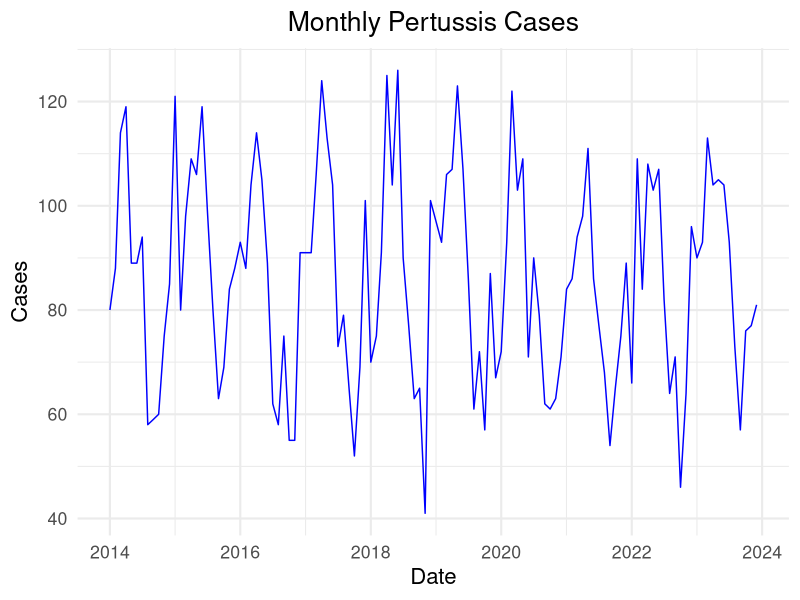
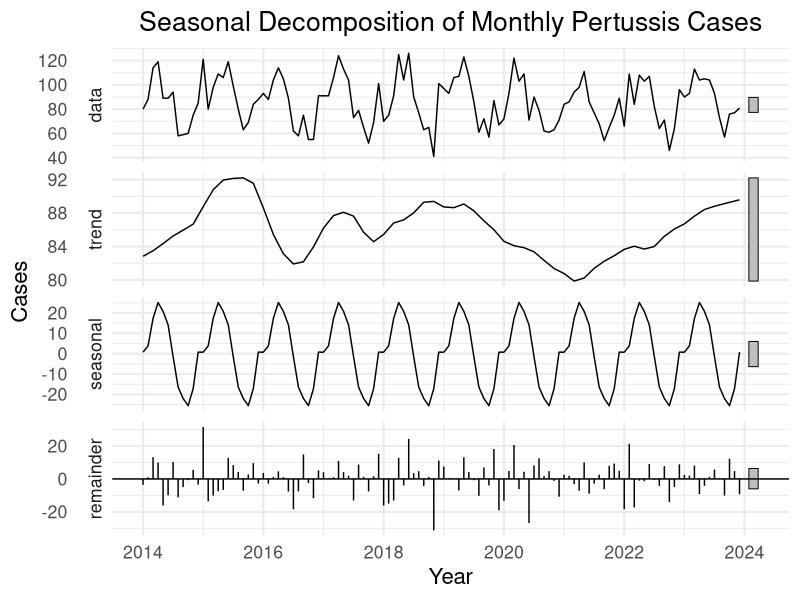
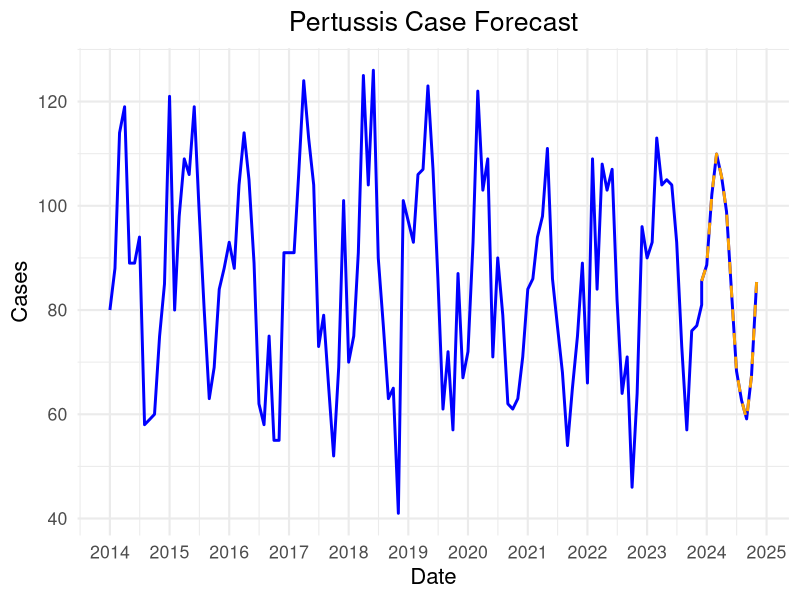
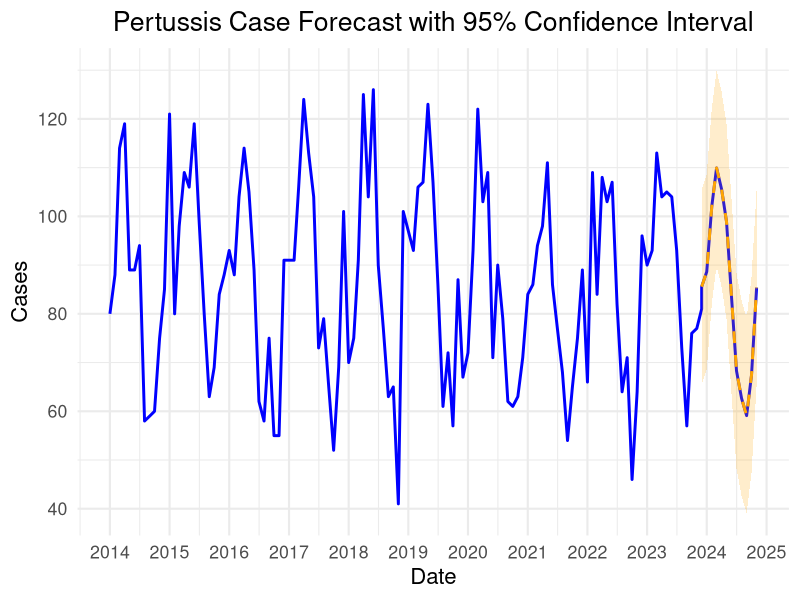

Generate these figures, in order, with R:
# Load necessary libraries
library(tidyverse)
library(lubridate)

# Step 1: Load the CSV file
linelist <- read.csv("Pertussis_Line_List.csv")  # Replace with your actual file path

# Step 2: Convert the 'datetime' column to Date format
linelist$datetime <- as.Date(linelist$datetime)

# Step 3: Resample the data to monthly totals
linelist_monthly <- linelist %>%
  mutate(month = floor_date(datetime, "month")) %>%  # Floor to the start of each month
  group_by(month) %>%
  summarize(cases = sum(cases, na.rm = TRUE))

# Step 4: Plot the monthly cases
ggplot(linelist_monthly, aes(x = month, y = cases)) +
  geom_line(color = "blue") +
  labs(title = "Monthly Pertussis Cases",
       x = "Date",
       y = "Cases") +
  theme_minimal(base_size = 16) +
  theme(plot.title = element_text(hjust = 0.5))

# Load necessary libraries
library(forecast)
library(ggplot2)

# Assuming 'linelist_monthly' is already set up with 'month' as the date column and 'cases' as the target column
# Convert the data to a time series object with a monthly frequency
cases_ts <- ts(linelist_monthly$cases, start = c(year(min(linelist_monthly$month)), month(min(linelist_monthly$month))), frequency = 12)

# Perform seasonal decomposition using STL
decomposition <- stl(cases_ts, s.window = "periodic")  # 'periodic' automatically detects seasonality

# Plot the decomposition
autoplot(decomposition) +
  ggtitle("Seasonal Decomposition of Monthly Pertussis Cases") +
  xlab("Year") + ylab("Cases") +
  theme_minimal(base_size = 16) +
  theme(plot.title = element_text(hjust = 0.5))

# Load necessary libraries
library(forecast)
library(tidyverse)

# Assuming 'cases_ts' is the monthly time series object created from 'linelist_monthly'
# Step 1: Perform seasonal decomposition
decomposition <- stl(cases_ts, s.window = "periodic")
trend <- na.omit(decomposition$time.series[, "trend"])  # Remove NAs from trend
seasonal <- decomposition$time.series[1:12, "seasonal"]  # Get one year of seasonality (assuming monthly data)

# Step 2: Fit a linear regression model to the trend component
X <- 1:length(trend)  # Time as predictor
trend_model <- lm(trend ~ X)

# Project the trend into the future (e.g., for 12 additional months)
future_days <- 12
future_X <- (length(trend) + 1):(length(trend) + future_days)
future_trend <- predict(trend_model, newdata = data.frame(X = future_X))

# Step 3: Extend the seasonality into the future
future_seasonal <- rep(seasonal, length.out = future_days)

# Step 4: Combine future trend and seasonal components to get the forecast
future_prediction <- future_trend + future_seasonal

# Step 5: Create a data frame for plotting or further analysis
future_dates <- seq(from = as.Date(paste0(year(max(linelist_monthly$month)), "-", month(max(linelist_monthly$month)), "-01")),
                    by = "month", length.out = future_days)
forecast_df <- data.frame(date = future_dates, cases = future_prediction)

# Print or plot the forecast
print(forecast_df)

# Load necessary library for plotting
library(ggplot2)

# Combine observed data and forecast into a single data frame for plotting
plot_data <- linelist_monthly %>%
  rename(date = month) %>%
  select(date, cases) %>%
  bind_rows(forecast_df)

# Plot the observed and forecasted cases
ggplot(plot_data, aes(x = date, y = cases)) +
  geom_line(color = "blue", size = 1, na.rm = TRUE) +         # Observed data
  geom_line(data = forecast_df, aes(x = date, y = cases),     # Forecasted data
            color = "orange", size = 1, linetype = "dashed") +
  labs(title = "Pertussis Case Forecast",
       x = "Date",
       y = "Cases") +
  theme_minimal(base_size = 16) +
  theme(plot.title = element_text(hjust = 0.5)) +
  scale_x_date(date_breaks = "1 year", date_labels = "%Y")

# Load necessary libraries
library(ggplot2)

# Calculate the standard deviation of the residuals
residuals <- decomposition$time.series[, "remainder"]
residual_std <- sd(residuals, na.rm = TRUE)  # Standard deviation of the residuals
confidence_interval <- 1.96 * residual_std  # 95% confidence interval

# Calculate the upper and lower bounds
upper_bound <- future_prediction + confidence_interval
lower_bound <- future_prediction - confidence_interval

# Combine forecast and confidence intervals into a data frame
forecast_df <- data.frame(
  date = future_dates,
  cases = future_prediction,
  upper_bound = upper_bound,
  lower_bound = lower_bound
)

# Combine observed data and forecast data for plotting
plot_data <- linelist_monthly %>%
  rename(date = month) %>%
  select(date, cases) %>%
  bind_rows(forecast_df)

# Plot the observed cases, forecast, and confidence intervals
ggplot(plot_data, aes(x = date)) +
  geom_line(aes(y = cases), color = "blue", size = 1, na.rm = TRUE) +  # Observed data
  geom_line(data = forecast_df, aes(y = cases), color = "orange", size = 1, linetype = "dashed") +  # Forecast
  geom_ribbon(data = forecast_df, aes(ymin = lower_bound, ymax = upper_bound), 
              fill = "orange", alpha = 0.2) +  # Confidence interval
  labs(title = "Pertussis Case Forecast with 95% Confidence Interval",
       x = "Date",
       y = "Cases") +
  theme_minimal(base_size = 16) +
  theme(plot.title = element_text(hjust = 0.5)) +
  scale_x_date(date_breaks = "1 year", date_labels = "%Y")
